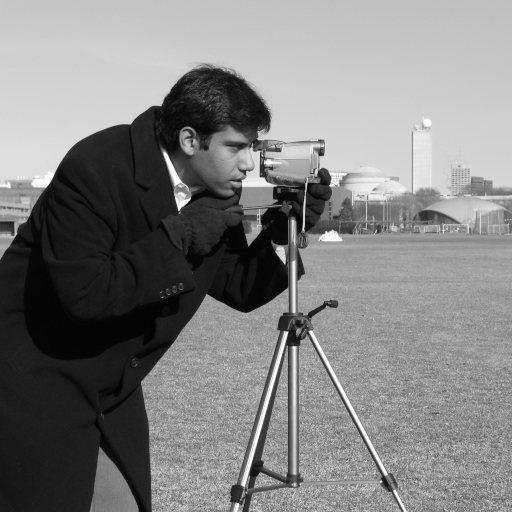
#> input picture skimage.data.camera(), 512 x 512 px
$ jupyter execute --allow-errors image_processing.ipynb   (shell and % lines are left out)   (older library calls are emulated)
#> lines starting #> are read from the running program, lines starting #| are printed output that depends on the picture; after the words box and inside, x2 and y2 are one past the last pixel; in counts of white or black regions, pixels touching at a corner belong together; long printed decimals are rounded
Aout me: My name is  Mohamed Touati I'm Data scientist ,AI Research Engineer | Deep Learning and Computer Vision PhD Student. for any request you can contact me in my Linkedin profile : https://www.linkedin.com/in/mohamed-touati-enit/

Computer Vision now is  is one of the main technologies that enables the digital world to interact with the physical world.

# Image Processing with Python

In this notebook we wiil learn how to deal with image , work with python for image processing ,understand data types , manipulate and prepare images for analysis such as segmentation ...

**Principals libraries:**

- SKIMAGE
- OPENCV
- MAHOTAS
-MATPLOTLIB

## Importing packages

[cell 1]
import numpy as np
import matplotlib
import matplotlib.pyplot as plt
import skimage
from skimage import data

## Load Image

**load an example image from skimage**

[cell 2]
camera=data.camera()
#> camera is the input picture: shape (512, 512); min 0, max 255, mean 129.1
camera

[cell 3]
type(camera)

[cell 4]
camera.shape
#> Out = (512, 512)

[cell 5]
#display image
plt.imshow(camera,'gray')

[cell 6]
#information about our image
print("image shape array %d x %d "%(camera.shape[0],camera.shape[1]))
#| image shape array 512 x 512
print('Number of pixels %d'%(camera.size))
#| Number of pixels 262144
print('Range of pixel: [%d ,%d]'%(camera.min(), camera.max()))
#| Range of pixel: [0 ,255]
print('avg pixel value: %2f'%(camera.mean()))
#| avg pixel value: 129.061

**load your own image**

[cell 7]
 # mout the drive
from google.colab import drive
drive.mount('/content/drive')

[cell 8]
#  the directory where i'm working
cd /content/drive/My Drive/Tutorial_python_medtouati/Image-processing

[cell 9]
from skimage import io
colony=io.imread('Yeast_colonies_array.jpg')
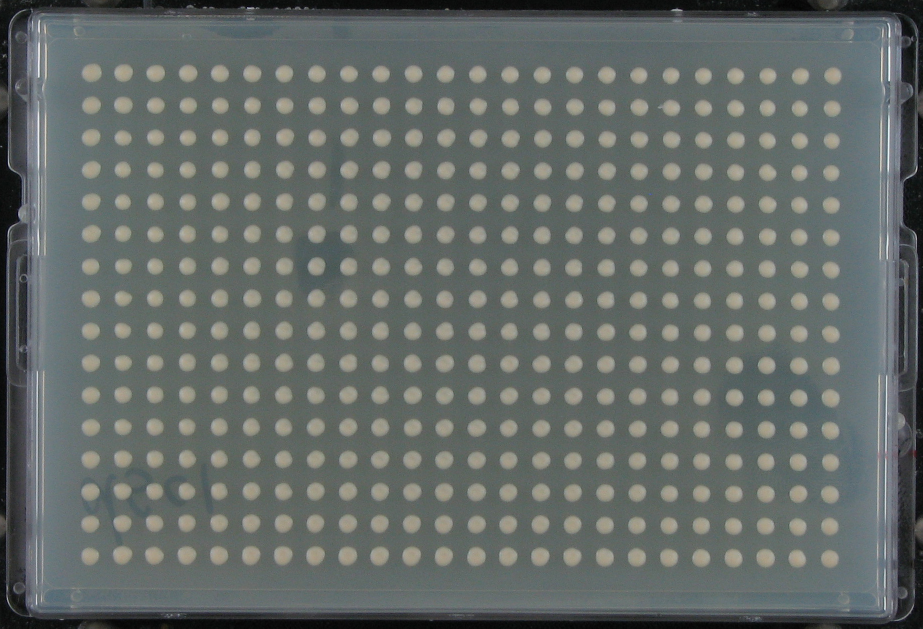
#> input picture Yeast_colonies_array.jpg, 1846 x 1257 px (shown at 1/2 size)
#> colony is the input picture: shape (1257, 1846, 3); mean R, G, B 100.9, 107.1, 104.1
print(type(colony)) # colony.type
#| <class 'numpy.ndarray'>
print(colony.shape)
#| (1257, 1846, 3)

[cell 10]
plt.figure(figsize=(10,10))
#all channels
plt.subplot(121) # rows| columns | num pf sub images
plt.imshow(colony[:,:,:]) # or we just write io.imshow(colony)
plt.title('All 3 channels ')
#one channel
plt.subplot(122)
plt.imshow(colony[:,:,0])
plt.title('1-channel')

## Image Manipulation

###  Getting and Setting pixel values

[cell 11]
# get the value of pixel in row 10 column 10
camera=data.camera()
camera[10,10]
plt.imshow(camera,"gray")

[cell 12]
# set the value of pixels between  row 200 to 400 and column 120 to 130  to white
camera[200:400,120:130]=255
plt.imshow(camera,'gray')

[cell 13]
# set the first 30 lines to black
camera[:30]=10
plt.imshow(camera,'gray')

[cell 14]
# set to white pixels where a mask(threshold) is true
camera=data.camera()
mask=camera<87
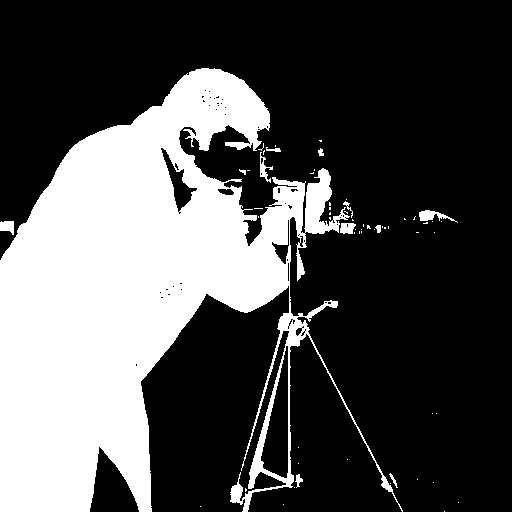
#> mask: shape (512, 512) bool; 31.1% white; 60 white regions (48 under 20 px), largest, box (x1, y1, x2, y2) and area: (0, 68, 403, 512) 80359, (419, 210, 458, 223) 213, (0, 221, 14, 235) 148
camera[mask]=255
plt.imshow(camera,"gray")

[cell 15]
# change colours for real images
cat=data.chelsea()
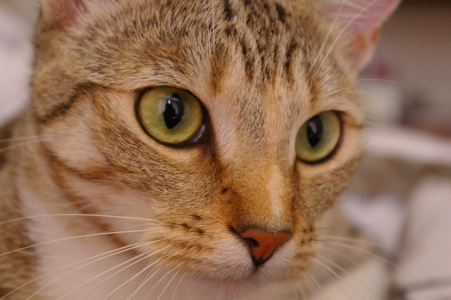
#> input picture skimage.data.chelsea(), 451 x 300 px
#> cat is the input picture: shape (300, 451, 3); mean R, G, B 147.7, 111.4, 86.8
print(type(cat))
#| <class 'numpy.ndarray'>
print(cat.shape)
#| (300, 451, 3)
plt.imshow(cat)

[cell 16]
# set a pixel to green
# [red,green,blue]
cat[50:60,70:80]=[0,255,0]
#> cat: shape (300, 451, 3); 0.07% of pixels changed, all inside (x1, y1, x2, y2) = (70, 50, 80, 60)
plt.imshow(cat)

[cell 17]
# set brighter pixels to red
cat=data.chelsea()
red_cat=cat.copy()
reedish=cat[:,:,0]>160  # 0 for R channel , 1 for G channel and 2 for B channel
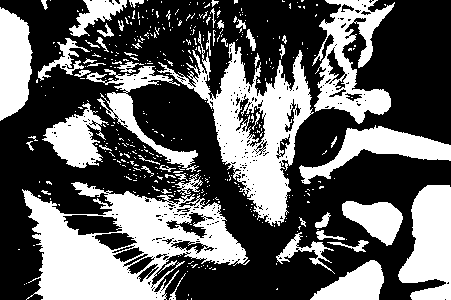
#> reedish: shape (300, 451) bool; 38% white; 424 white regions (370 under 20 px), largest, box (x1, y1, x2, y2) and area: (22, 173, 250, 300) 13899, (157, 31, 314, 226) 9643, (312, 0, 395, 124) 4469
red_cat[reedish]=[255,0,0]  # 255 intensity fo pixels  for Red channel
plt.imshow(red_cat)

[cell 18]
# set brighter pixels to green
cat=data.chelsea()
red_cat=cat.copy()
reedish=cat[:,:,0]>160
red_cat[reedish]=[0,255,0]
plt.imshow(red_cat)

[cell 19]
#change RGB to BGR (for opencv)
cat=data.chelsea() # inset the cat image with skimage in RGB
# we playing on color space with changing the value of channels from 0 to 2
BGR_cat=cat[:,:,::-1] # [x pixels, y pixels , channels inverted ] so we get BGR
plt.imshow(BGR_cat)  # display the BGR_cat image

[cell 20]
# invert an image
from skimage import util # Invert the intensity range of the input image,
invert_cat=util.invert(cat)
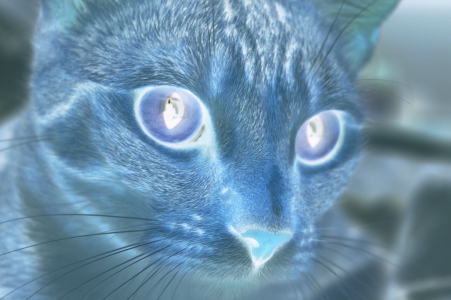
#> invert_cat: shape (300, 451, 3); mean R, G, B 107.3, 143.6, 168.2
plt.imshow(invert_cat)
#so that the dtype maximum is now the dtype minimum, and vice-versa

we playing with the data that is in the image as apposed to swapping around the ratios so it's a difference between the ration of colors versus the actual intensity of each of the colors

[cell 21]
# convert to and  from RBG
from skimage.color import rgb2gray, gray2rgb
graycat=rgb2gray(cat)
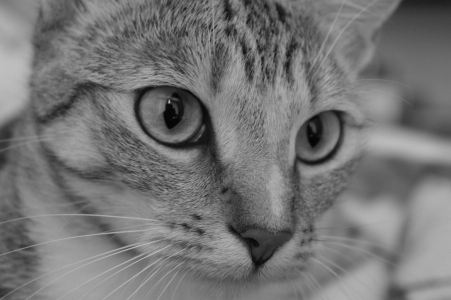
#> graycat: shape (300, 451) float64; min 0.0151, max 0.756, mean 0.46
newcat=gray2rgb(graycat)
plt.imshow(graycat)
plt.imshow(newcat)

### converting Image dtype

`img_as_float`
 Convert to 64-bit floating point.

---
`img_as_ubyte`
 Convert to 8-bit uint.

---

`img_as_uint`
Convert to 16-bit uint.

---

`img_as_int`
        Convert to 16-bit int.

[cell 22]
from skimage import img_as_float ,img_as_ubyte
float_cat=img_as_float(cat)  #  Convert to 64-bit floating point.
uint_cat=img_as_ubyte(float_cat)   #  Convert to 8-bit uint.
plt.imshow(uint_cat) # the same image as cat with a different type

### Rescale Intensity

[cell 23]
from skimage  import exposure
rescale_cat=exposure.rescale_intensity(cat,in_range="uint8")
print("cat min:",cat.min(),"\t\tcat max:",cat.max())
#| cat min: 0 		cat max: 231
print("rescale_cat min:",rescale_cat.min(),"\trescale_cat max:",rescale_cat.max())
#| rescale_cat min: 0 	rescale_cat max: 231

[cell 24]
rescale_cat=exposure.rescale_intensity(cat,in_range="uint10")
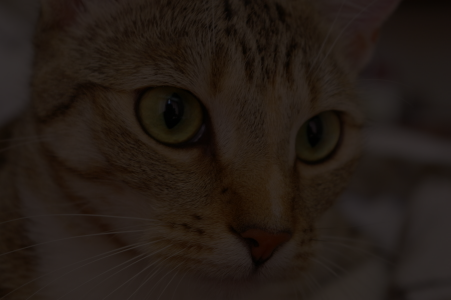
#> rescale_cat: shape (300, 451, 3); mean R, G, B 36.3, 27.2, 21.1
print("cat min:",cat.min(),"\t\tcat max:",cat.max())
#| cat min: 0 		cat max: 231
print("rescale_cat min:",rescale_cat.min(),"\trescale_cat max:",rescale_cat.max())
#| rescale_cat min: 0 	rescale_cat max: 57

[cell 25]
plt.imshow(rescale_cat)

### Display Image histograms

[cell 26]
img =data.camera()
plt.hist(img.ravel(), bins=None) # histtype='step' #color='blue'
#> figure, not shown here; tallest bar 45402 high, from x = 153 to 178.5

[cell 27]
img =data.camera()
plt.hist(img.ravel(), bins=256,histtype='step')

### Image Segmentation

[cell 28]
 # use colony image
colony=io.imread('Yeast_colonies_array.jpg')
plt.imshow(colony)

[cell 29]
# let's convert our iamge to gray
from skimage.color import rgb2gray, gray2rgb
gray_colony=rgb2gray(colony)
plt.hist(gray_colony.ravel(), bins=256,histtype='step')

[cell 30]
# use the threshold
plt.figure(figsize=(20,30))

plt.subplot(131)
plt.imshow(colony)
plt.title('colony')

plt.subplot(132)
plt.imshow(gray_colony)
plt.title('gray_colony')

plt.subplot(133)
plt.imshow(gray_colony>0.5) # threshold betweek 0 and 1 cause gray_colony values  are in [0,1]
plt.title('gray_colony with threshold') # we see much better our object

#### Edge detector

[cell 31]
# we can use the detection high contrast regions
from skimage.feature import canny
img_edge=canny(img)
#> img_edge: shape (512, 512) bool; 9.9% white in thin lines or dots, all inside (x1, y1, x2, y2) = (1, 62, 511, 511)
plt.imshow(img_edge)

[cell 32]
import  scipy.ndimage as ndi
img_edge=canny(img)
img_filled=ndi.binary_fill_holes(img_edge)
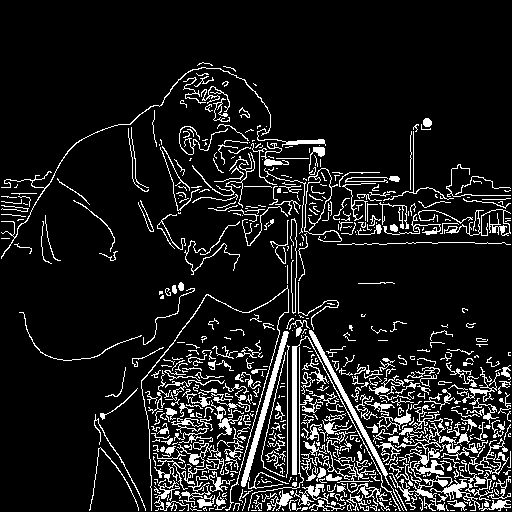
#> img_filled: shape (512, 512) bool; 11.2% white in thin lines or dots, all inside (x1, y1, x2, y2) = (1, 62, 511, 511)

[cell 33]
plt.figure(figsize=(20,10))
plt.subplot(121)
plt.imshow(img_edge,"gray")
plt.subplot(122)
plt.imshow(img_filled,"gray")

[cell 34]
# canny edge detector on cat
from skimage.feature import canny
import  scipy.ndimage as ndi
cat =data.chelsea()
img_edges_cat=canny(cat[:,:,0]/255.)  # 0 to 1 value
#> img_edges_cat: shape (300, 451) bool; 12.4% white in thin lines or dots
img_filled_cat=ndi.binary_fill_holes(img_edges_cat)
#> img_filled_cat: shape (300, 451) bool; 13.3% white in thin lines or dots
plt.figure(figsize=(24,18))
plt.subplot(121)
plt.title("img_edges_cat")
plt.imshow(img_edges_cat,"gray")
plt.subplot(122)
plt.imshow(img_filled_cat,"gray")
plt.title('img_filled_cat')

#### Watershed Algorithm

[cell 35]
from skimage.filters import sobel
from skimage.morphology import watershed
#evaluation map
evaluation_map=sobel(gray_colony) #gray_colony is 2dim array however colony is a 3 dim array
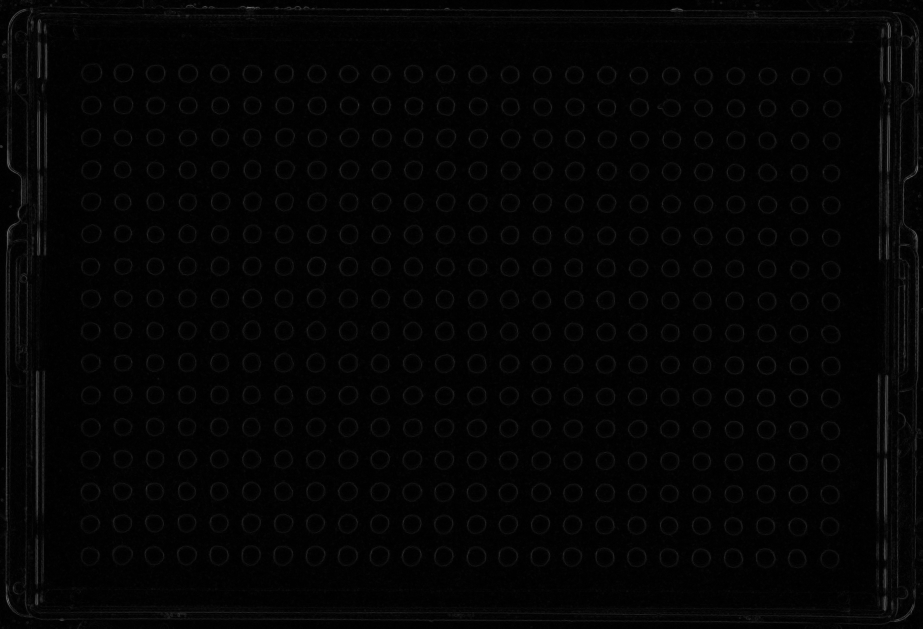
#> evaluation_map: shape (1257, 1846) float64 (shown at 1/2 size); min 0, max 0.529, mean 0.0179
plt.figure(figsize=(24,18))
plt.subplot(121)
plt.imshow(gray_colony,"gray")
plt.subplot(122)
plt.imshow(evaluation_map,'gray')

[cell 36]
# Separate pixels into 3 classes
# algorithms uses user define markers
markers=np.zeros_like(gray_colony)
markers[gray_colony<0.30]=1
markers[gray_colony>0.60]=2
plt.imshow(markers)
# in tis image we create a new markers and  we made it in the shape of our image
#we plotted in one markers yellow all the ones that are below between 0.30 for those whaite and black
 #there is middles class between 0.30 and 0.55
 #and then into above class above 0.60  that's corresponds to like the dark blue , the green blue and the yellow
 #we can use our watershed , sobel and markers to segment
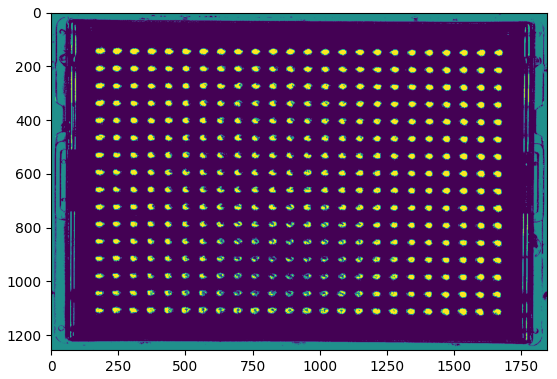
#> figure drawn by matplotlib, 1 panel

#> (a cell that did not finish here is left out)

#### label semgentation object

[cell 38]
#label segmentation  obejcts
label_colony, number =ndi.label(gray_colony)
#> label_colony: shape (1257, 1846) int32; every value is 1
#> number = 1
print(number)
#| 1
plt.imshow(label_colony)
